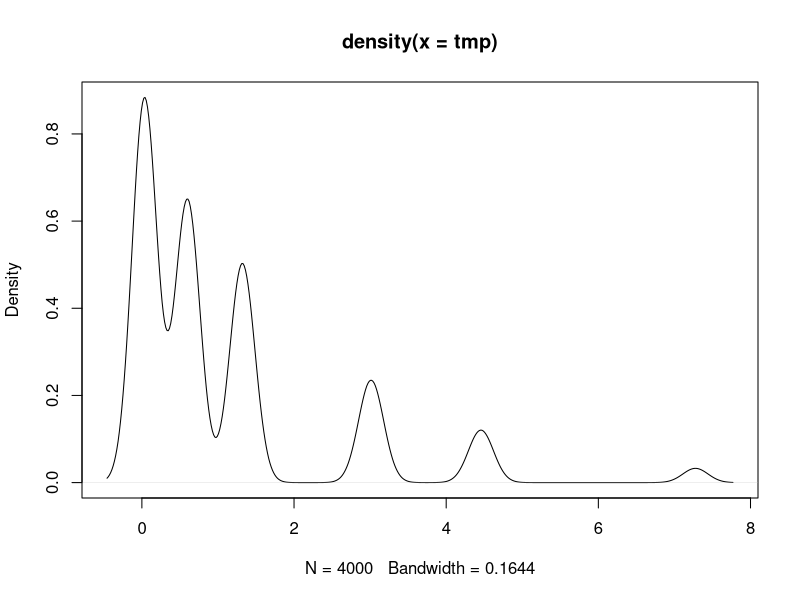

Reproduce this figure in R.

study = matrix(data = c(21, 2,
                        15, 3), nrow = 2, ncol = 2, byrow = TRUE,
               dimnames = list(c("surgery", "radiation"), 
                               c("controlled", "not controlled")))
alpha = 0.05
B = 4000

x = study
almost.1 <- 1 - 64 * .Machine$double.eps


n <- sum(study)
sr <- rowSums(x)
sc <- colSums(x)
E <- outer(sr, sc, "*")/n
dimnames(E) <- dimnames(study)


myfun <- function(B, E, sr, sc){
    results = numeric(B)
    for(i in 1:B){
        dat = unlist(r2dtable(1, sr, sc))
        M = matrix(dat, ncol = length(sc), nrow = length(sr))
        val = sum( sort( (M - E)^2 / E, decreasing = TRUE))
        results[i] = val
    }
    return(results)
}

#setMETH()
#tmp <- .Call(C_chisq_sim, sr, sc, B, E)
#tmp <- .Call(stats:::C_chisq_sim, sr, sc, B, E, PACKAGE="stats")
tmp <- myfun(B, E, sr, sc)
STATISTIC <- sum(sort((x - E)^2/E, decreasing = TRUE))
PARAMETER <- NA
PVAL <- (1 + sum(tmp >= almost.1 * STATISTIC))/(B + 1)

plot(density(tmp))
print(STATISTIC)
print(PVAL)


w = chisq.test(study, simulate.p.value=TRUE)
print(w)


